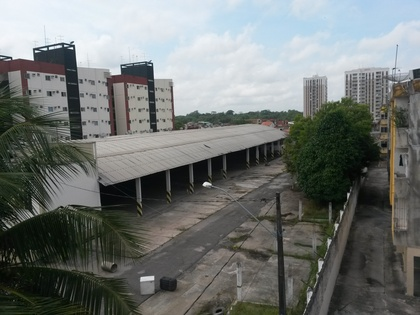
%> input picture Backup_imagens/Testes/garagem.jpg, 420 x 315 px, shrunk from 3264 x 2448 before the run, given in place of garagem.tiff, which was not available
$ octave testa_segmentacao.m   (GNU Octave 9; MATLAB toolbox functions it lacks are replaced by stand-ins)
%> lines starting %> are read from the running program, lines starting %| are printed output that depends on the picture; pictures that were not available may be replaced by others from this repository, and a replacement may not be noted
%> further down, Imagem is the input picture: size 315x420x3 uint8; mean R, G, B 112, 116, 113.4
### Helpers/segmentar_imagem.m
% Função de comparacao de imagens de referencia que determina as porcoes da imagem autenticas e modificadas da imagem alterada.
% Retorno:                 segmentos -> matriz que armazenara os limites de cada bloco.
% Parametros:              Imagem -> Matriz representante da imagem a ser segmentada.
%                          tipo_do_bloco -> inidica o tamanho predefinido dos blocos resultantes.
%                                              0 -> blocos de 512x512.
%                                              1 -> blocos de 256x256.

function Segmentos = segmentar_imagem(Imagem, tipo_do_bloco)
%> called with tipo_do_bloco = 2
%  Inicializaçao.
%----------------------------------------------------------------------------------------------------------
%  Determinacao do tamanho dos blocos.
  tamanho_bloco = [512 512];
  if tipo_do_bloco == 2
    tamanho_bloco(1) = tamanho_bloco(2) = 256;
  elseif tipo_do_bloco == 0
    tamanho_bloco(1) = tamanho_bloco(2) = 128;
  endif

%  Array que armazenara os segmentos da imagem.
  Segmentos = 0;

%  Salva o tamanho das imagens.
  tamanho_imagem = size(Imagem);
%> tamanho_imagem = [315 420 3]

%  Indica se ja houve a necessidade da criacao de limite adicional para escaneamento nas colunas.
  teve_adicional_colunas = 0;

%  Indica se ja houve a necessidade da criacao de limite adicional para escaneamento nas linhas.
  teve_adicional_linhas = 0;

%----------------------------------------------------------------------------------------------------------
%  Fim da inicializaçao.
%  Inicio da segmentacao das imagens.
%----------------------------------------------------------------------------------------------------------
%  Determinacao da quantidade de limites nas colunas.
  n_b_colunas = q_colunas = floor(tamanho_imagem(2) / tamanho_bloco(2));
%> n_b_colunas = 1
  teve_adicional_colunas = mod(tamanho_imagem(2), tamanho_bloco(2)) > 0;
%> teve_adicional_colunas = true
  if (teve_adicional_colunas)
    n_b_colunas = q_colunas + 1;
  endif

%  Determinacao da quantidade de limites nas linhas.
  n_b_linhas = q_linhas = floor(tamanho_imagem(1) / tamanho_bloco(1));
%> n_b_linhas = 1
  teve_adicional_linhas = mod(tamanho_imagem(1), tamanho_bloco(1)) > 0;
%> teve_adicional_linhas = true
  if(teve_adicional_linhas)
    n_b_linhas = q_linhas + 1;
  endif

%  Preenche a matriz 'Segmentos' com uma matriz (n° de blocos x 2) de zeros.
  Segmentos = zeros(n_b_linhas * n_b_colunas, 2);

%  Preenche a matriz 'Segmentos' com seus valores proprios.
  cont = 1;
  ponto_x = 0;
  ponto_y = 0;
  for l = 0:(n_b_linhas - 1)
    if (l == n_b_linhas - 1) && teve_adicional_linhas
      ponto_x = tamanho_imagem(1) - tamanho_bloco(1) + 1;
    else
      ponto_x = l * tamanho_bloco(1) + 1;
    endif
    for c = 0:(n_b_colunas - 1)
      if (c == n_b_colunas - 1) && teve_adicional_colunas
        ponto_y = tamanho_imagem(2) - tamanho_bloco(2) + 1;
      else
        ponto_y = c * tamanho_bloco(2) + 1;
      endif
%      Armazena o ponto superior esquerda do segmento.
      Segmentos(cont, 1) = ponto_x; Segmentos(cont, 2) = ponto_y;
      cont++;
    endfor
  endfor
%> after the loop, Segmentos = [1 1; 1 165; 60 1; 60 165]
%----------------------------------------------------------------------------------------------------------
%  Fim da segmentacao das imagens.
endfunction

### testa_segmentacao.m
page_output_immediately (1);
close all;
more off;
clear;
clc;

Imagem = imread(cat(2, pwd(), "/Imagens/Bilinear/garagem.tiff"));
Segmentos = segmentar_imagem(Imagem, 2);
%> Segmentos = [1 1; 1 165; 60 1; 60 165]

i_seg = 1;
x = Segmentos(i_seg, 1); y = Segmentos(i_seg, 2);
%> after `x = Segmentos(i_seg, 1)`: x = 1
%> after `y = Segmentos(i_seg, 2)`: y = 1
Bloco = Imagem(x: x+256-1, y: y+256-1, :);
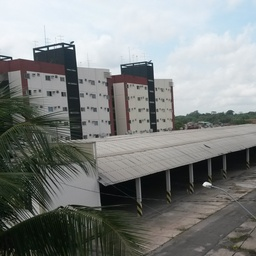
%> Bloco: size 256x256x3 uint8; mean R, G, B 127.6, 131.2, 129.7
figure;
imshow(Bloco);

$ run again, with Backup_imagens/Testes/13578-168971-1280.jpg copied over Backup_imagens/Testes/garagem.jpg
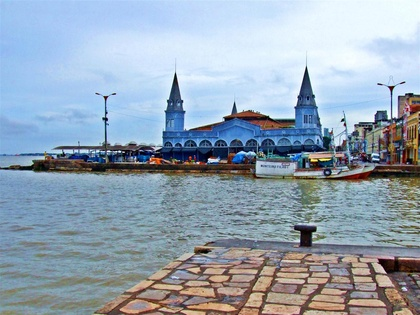
%> input picture Backup_imagens/Testes/13578-168971-1280.jpg, 420 x 315 px, shrunk from 1280 x 959 before the run, given in place of garagem.tiff, which was not available
%> Imagem is the input picture: size 315x420x3 uint8; mean R, G, B 148.6, 164.2, 179.4
%> `Segmentos = segmentar_imagem(Imagem, 2);`: Segmentos = [1 1; 1 165; 60 1; 60 165]
%> x = 1
%> `Bloco = Imagem(x: x+256-1, y: y+256-1, :);`:
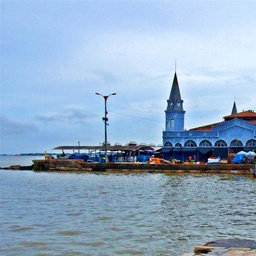
%> Bloco: size 256x256x3 uint8; mean R, G, B 145.7, 171.5, 197.5
